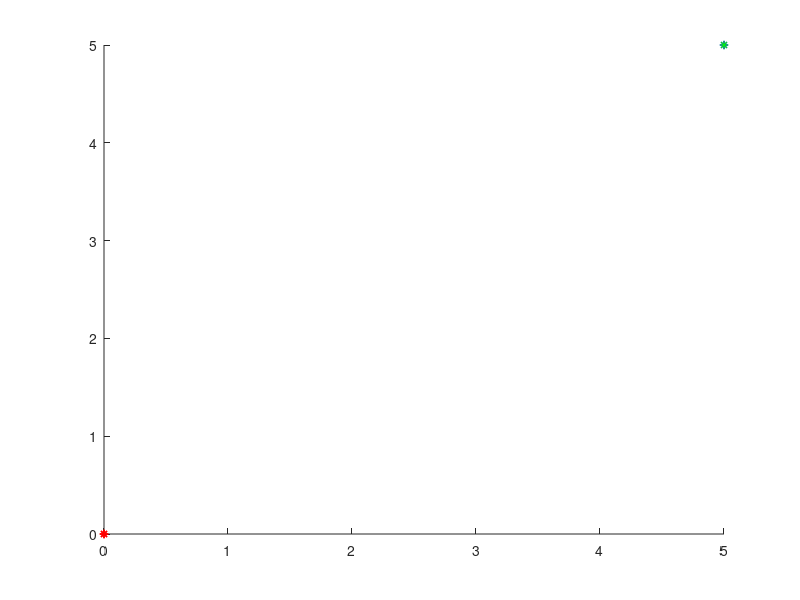

Reproduce this figure in MATLAB.
%DroneSimulation

%% User Inputs
beginX=input('What is your starting x? \n');
beginY=input('What is your starting y? \n');

endX=input('What is your final x? \n');
endY=input('What is your final y? \n');

pathChoice=input('What path would you like to follow? \n(Click 1 for line)\n');
numberOfIntervals= input('How many intervals would you like to break the path into?\n');




%% Calculating Points

% Initialize Arrays

currentX=zeros(numberOfIntervals,1);
currentY=zeros(numberOfIntervals,1);
goalX=zeros(numberOfIntervals,1);
goalY=zeros(numberOfIntervals,1);
hyp=zeros(numberOfIntervals,1);
r=zeros(numberOfIntervals,1);

%Random Values
randAngs=(pi/10):(pi/100):(2*pi/10);
randDists=-0.3:0.01:0.05;


%line
hold on;
plot(beginX,beginY,'*b');
plot(endX,endY,'*b');
plot([beginX endX], [beginY endY]);

totalX=endX-beginX;
totalY=endY-beginY;

currentX(1)=beginX;
currentY(1)=beginY;

deltaX=totalX/numberOfIntervals;
deltaY=totalY/numberOfIntervals;

for n=1:numberOfIntervals
    if(n>1)
   goalX(n)=goalX(n-1)+deltaX;
   goalY(n)=goalY(n-1)+deltaY;
    else
   goalX(n)=goalX(n)+deltaX;
   goalY(n)=goalY(n)+deltaY;     
    end
   
end
plot(goalX,goalY,'*r');


%% Drone Movement
for n=1:numberOfIntervals
    hyp(n)=sqrt((goalX(n)-currentX(n)).^2+(goalY(n)-currentY(n)).^2);
    number=randi(length(randDists));
    randomR= randDists(number);
    r(n)=hyp(n)+randomR;
    
    number = randi(length(randAngs));
    randomAngle = randAngs(number);
    angle=atan(goalY(n)/goalX(n))+randomAngle;
    currentX(n+1)=r(n)*cos(angle);
    currentY(n+1)=r(n)*sin(angle);
end 
plot(currentX,currentY,'*g');
plot(currentX,currentY);



